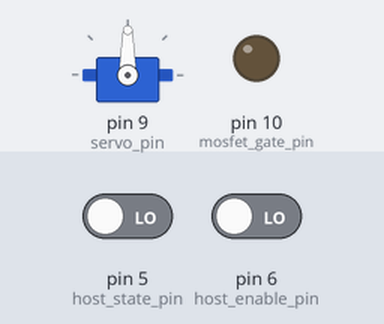
The sketch below on a simulated Arduino Uno, built with avr-gcc and run on an emulated ATmega328P. Parts: servo, output pins drawn as LEDs (lit = HIGH). The test bench sets the inputs (shaded band); at power-on: pin 6 (host_enable_pin) LOW, pin 5 (host_state_pin) LOW.

Above: at 1.2 s.
1.3 s: pin 6 (host_enable_pin) driven HIGH
At 1.8 s:
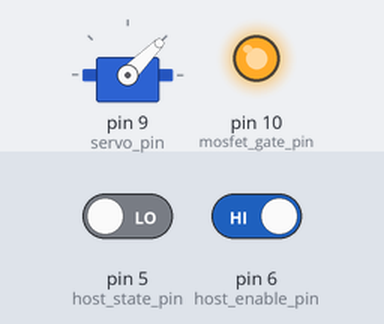
2.8 s: pin 5 (host_state_pin) driven HIGH
At 3.2 s:
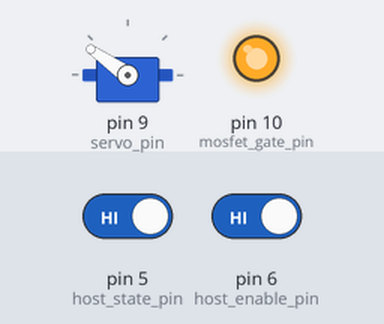
4.3 s: pin 6 (host_enable_pin) driven LOW
At 5.2 s:
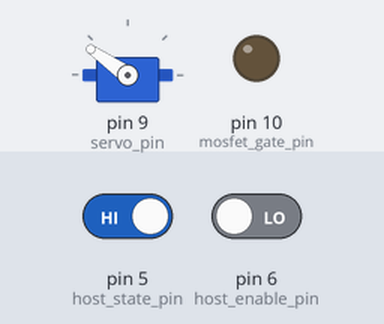
Timing chart, 0 to 7.3 s (numbered marks = the images above; inputs shaded):
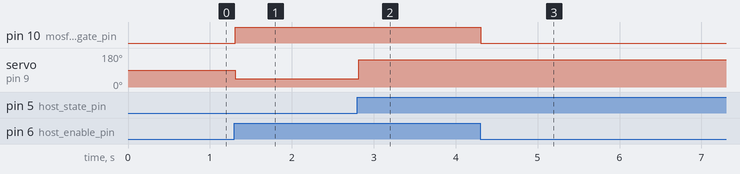

Measured:
- after the input at 1.3 s, pin 10 (mosfet_gate_pin): LOW → HIGH at once; servo on pin 9 (servo_pin): 90° → 45° at once
- after the input at 2.8 s, servo on pin 9 (servo_pin): 45° → 145° at once
- after the input at 4.3 s, pin 10 (mosfet_gate_pin): HIGH → LOW at once

The sketch:

valve_toggle.ino
```cpp
#include <Servo.h>

#define VALVE_OPEN (145)
#define VALVE_CLOSE (45)

Servo myservo;
const int servo_pin = 9;
const int mosfet_gate_pin = 10;

const int host_state_pin = 5;
const int host_enable_pin = 6;


void setup()
{
  Serial.begin(9600);

  pinMode(host_state_pin, INPUT);
  pinMode(host_enable_pin, INPUT);

  pinMode(mosfet_gate_pin, OUTPUT);
  myservo.attach(servo_pin);
}

void loop() {

  int host_enable = digitalRead(host_enable_pin);
  if (host_enable == HIGH)
  {
    digitalWrite(mosfet_gate_pin, HIGH);
    int host_state = digitalRead(host_state_pin);
    if (host_state == HIGH)
    {
      myservo.write(VALVE_OPEN);
    }
    else
    {
      myservo.write(VALVE_CLOSE);
    }
  }
  else
  {
    digitalWrite(mosfet_gate_pin, LOW);
  }

  delay(15);
}
```
